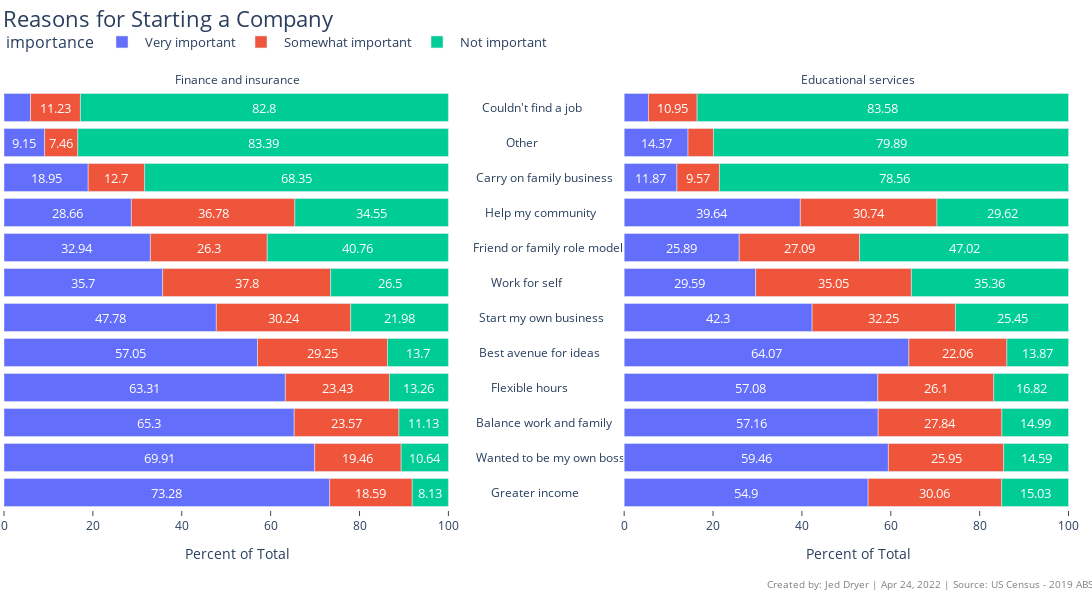

Source (notebook cell):
### Code cell
def clean_data_stacked_bar():
    """ This function prepares the data for the stacked bar chart. """

    # Filter the data so that only the required data is present.
    reason_owned = bus_own_df[
        (bus_own_df['qdesc_label'] == 'REASONOWN') &
        (~bus_own_df['industry'].str.contains('Total')) &
        (~bus_own_df['gender'].str.contains('All')) &
        (bus_own_df['ownchar_label'].str.contains(':'))]

    # Split the 'reason for owning' label into two distinct columns.
    reason_owned[['reason','importance']] = reason_owned.apply(
        lambda row: row['ownchar_label'
                       ].split(":"), axis = 1, result_type = 'expand'
    )
    
    # Calculate the total number of responses per reason.
    grouped_reason = reason_owned.groupby(
        by = ['industry','reason','importance'])[['ownpdemp']].agg(
        responses = ('ownpdemp', 'sum')
    )

    # Calculate the ratio of reasons that a business was owned.
    grouped_reason['ratio'] = (100 * (
        grouped_reason['responses'] / grouped_reason.groupby(
            level = [0,1])['responses'].transform('sum'))
    ).round(2)
    
    grouped_reason.reset_index(inplace = True)

    # Filter the data to include only the target industries.
    subset = grouped_reason[
        (grouped_reason['industry'].str.contains('inanc|ducati'))
    ]
    
    # Sort the data to prepare it for display.
    subset.sort_values(
        by = ['importance','ratio'], ascending = False, inplace = True
    )
    
    # Rename columns to prepare for display.
    subset.rename(columns = {'ratio': 'Percent of Total'}, inplace = True)

    # Modify the category names so that they will fit between charts.
    reasons = grouped_reason.reason.unique().tolist()
    longest_reason = len(max(reasons, key = len))
    new_reasons = {}
    for reason in reasons:
        old_reason = reason
        while len(reason) < longest_reason - 2:
            reason = " " + reason + " "
        if len(old_reason) < 10:
            reason = " " + reason
        new_reasons[old_reason] = reason
        
    subset['reason'] = subset['reason'].apply(lambda x: new_reasons[x])
    return subset

def stacked_bar():
    """ This function transforms the data and then builds a stacked bar plot. """
    
    stacked_bar_subset = clean_data_stacked_bar()
    fig = px.bar(stacked_bar_subset, x = 'Percent of Total', y = 'reason', color = 'importance',
                width = 1300, height = 600, orientation = 'h',
                hover_data = ['responses','Percent of Total'], text = 'Percent of Total', facet_col = 'industry',
                facet_col_spacing=0.14
            )
    
    fig.update_layout(
        title = 'Reasons for Starting a Company',
        yaxis_title = None,
        title_y = .98,
        title_x = 0.003,
        title_font_size = 22,
        xaxis_title = "Percent of Total", 
        uniformtext_minsize = 13,
        uniformtext_mode = 'hide', 
        paper_bgcolor = 'white', 
        plot_bgcolor = 'white',
        legend = dict(
            orientation = 'h',
            x=0,y=1.15,
            font = dict(size=13)
        )
    )

    fig.update_traces(textposition = 'inside', insidetextanchor = 'middle', textfont = {'color': 'white'})
    fig.update_yaxes(side = 'right')
    fig.update_xaxes(ticks = 'outside')
    fig.update_layout(margin={"r":0,"t":90,"l":0,"b": 90}, dragmode = False)

    fig.for_each_annotation(lambda a: a.update(text=a.text.split("=")[1]))

    fig.add_annotation(
            text = (f"Created by: Jed Dryer | {today} | Source: US Census - 2019 ABS"),
            showarrow=False,
            x = .70,
            y = -.19,
            xref='paper',
            yref='paper' ,
            xanchor='left',
            yanchor='bottom',
            xshift=-1,
            yshift=-3,
            font=dict(size=10, color="grey"),
            align="right",
            )
    fig.show()
    #fig.write_html('stacked_reasons.html')
    print("Jed's Stacked Bar Chart Successfully exported to HTML - Filename: 'stacked_reasons.html'")
stacked_bar()

### Figure 1 — Plotly figure (JSON) as saved in the notebook; plotly's stock layout.template omitted (floating-point values rounded to 4 significant figures)
{"data": [{"alignmentgroup": "True", "customdata": [[393835], [379524], [353279], [343219], [309141], [255919], [193267], [178341], [154036], [102342], [47727], [32011]], "hovertemplate": "importance= Very important<br>industry=Finance and insurance<br>Percent of Total=%{text}<br>reason=%{y}<br>responses=%{customdata[0]}<extra></extra>", "insidetextanchor": "middle", "legendgroup": " Very important", "marker": {"color": "#636efa", "pattern": {"shape": ""}}, "name": " Very important", "offsetgroup": " Very important", "orientation": "h", "showlegend": true, "text": [73.28, 69.91, 65.3, 63.31, 57.05, 47.78, 35.7, 32.94, 28.66, 18.95, 9.15, 5.97], "textfont": {"color": "white"}, "textposition": "inside", "type": "bar", "x": [73.28, 69.91, 65.3, 63.31, 57.05, 47.78, 35.7, 32.94, 28.66, 18.95, 9.15, 5.97], "xaxis": "x", "y": ["      Greater income      ", " Wanted to be my own boss ", " Balance work and family ", "      Flexible hours      ", "  Best avenue for ideas  ", "  Start my own business  ", "      Work for self      ", "Friend or family role model", "    Help my community    ", " Carry on family business ", "           Other          ", "   Couldn't find a job   "], "yaxis": "y"}, {"alignmentgroup": "True", "customdata": [[87416], [81306], [78264], [78062], [74791], [57594], [54014], [40333], [35325], [19221], [16192], [7453]], "hovertemplate": "importance= Very important<br>industry=Educational services<br>Percent of Total=%{text}<br>reason=%{y}<br>responses=%{customdata[0]}<extra></extra>", "insidetextanchor": "middle", "legendgroup": " Very important", "marker": {"color": "#636efa", "pattern": {"shape": ""}}, "name": " Very important", "offsetgroup": " Very important", "orientation": "h", "showlegend": false, "text": [64.07, 59.46, 57.16, 57.08, 54.9, 42.3, 39.64, 29.59, 25.89, 14.37, 11.87, 5.47], "textfont": {"color": "white"}, "textposition": "inside", "type": "bar", "x": [64.07, 59.46, 57.16, 57.08, 54.9, 42.3, 39.64, 29.59, 25.89, 14.37, 11.87, 5.47], "xaxis": "x2", "y": ["  Best avenue for ideas  ", " Wanted to be my own boss ", " Balance work and family ", "      Flexible hours      ", "      Greater income      ", "  Start my own business  ", "    Help my community    ", "      Work for self      ", "Friend or family role model", "           Other          ", " Carry on family business ", "   Couldn't find a job   "], "yaxis": "y2"}, {"alignmentgroup": "True", "customdata": [[204618], [197656], [161993], [158487], [142380], [127503], [127010], [105639], [99891], [68566], [60180], [38953]], "hovertemplate": "importance= Somewhat important<br>industry=Finance and insurance<br>Percent of Total=%{text}<br>reason=%{y}<br>responses=%{customdata[0]}<extra></extra>", "insidetextanchor": "middle", "legendgroup": " Somewhat important", "marker": {"color": "#EF553B", "pattern": {"shape": ""}}, "name": " Somewhat important", "offsetgroup": " Somewhat important", "orientation": "h", "showlegend": true, "text": [37.8, 36.78, 30.24, 29.25, 26.3, 23.57, 23.43, 19.46, 18.59, 12.7, 11.23, 7.46], "textfont": {"color": "white"}, "textposition": "inside", "type": "bar", "x": [37.8, 36.78, 30.24, 29.25, 26.3, 23.57, 23.43, 19.46, 18.59, 12.7, 11.23, 7.46], "xaxis": "x", "y": ["      Work for self      ", "    Help my community    ", "  Start my own business  ", "  Best avenue for ideas  ", "Friend or family role model", " Balance work and family ", "      Flexible hours      ", " Wanted to be my own boss ", "      Greater income      ", " Carry on family business ", "   Couldn't find a job   ", "           Other          "], "yaxis": "y"}, {"alignmentgroup": "True", "customdata": [[47782], [43912], [41892], [40956], [38121], [36960], [35697], [35478], [30107], [14915], [13057], [7670]], "hovertemplate": "importance= Somewhat important<br>industry=Educational services<br>Percent of Total=%{text}<br>reason=%{y}<br>responses=%{customdata[0]}<extra></extra>", "insidetextanchor": "middle", "legendgroup": " Somewhat important", "marker": {"color": "#EF553B", "pattern": {"shape": ""}}, "name": " Somewhat important", "offsetgroup": " Somewhat important", "orientation": "h", "showlegend": false, "text": [35.05, 32.25, 30.74, 30.06, 27.84, 27.09, 26.1, 25.95, 22.06, 10.95, 9.57, 5.74], "textfont": {"color": "white"}, "textposition": "inside", "type": "bar", "x": [35.05, 32.25, 30.74, 30.06, 27.84, 27.09, 26.1, 25.95, 22.06, 10.95, 9.57, 5.74], "xaxis": "x2", "y": ["      Work for self      ", "  Start my own business  ", "    Help my community    ", "      Greater income      ", " Balance work and family ", "Friend or family role model", "      Flexible hours      ", " Wanted to be my own boss ", "  Best avenue for ideas  ", "   Couldn't find a job   ", " Carry on family business ", "           Other          "], "yaxis": "y2"}, {"alignmentgroup": "True", "customdata": [[435167], [443838], [369140], [220683], [185687], [143483], [117725], [74221], [71858], [60218], [57743], [43704]], "hovertemplate": "importance= Not important<br>industry=Finance and insurance<br>Percent of Total=%{text}<br>reason=%{y}<br>responses=%{customdata[0]}<extra></extra>", "insidetextanchor": "middle", "legendgroup": " Not important", "marker": {"color": "#00cc96", "pattern": {"shape": ""}}, "name": " Not important", "offsetgroup": " Not important", "orientation": "h", "showlegend": true, "text": [83.39, 82.8, 68.35, 40.76, 34.55, 26.5, 21.98, 13.7, 13.26, 11.13, 10.64, 8.13], "textfont": {"color": "white"}, "textposition": "inside", "type": "bar", "x": [83.39, 82.8, 68.35, 40.76, 34.55, 26.5, 21.98, 13.7, 13.26, 11.13, 10.64, 8.13], "xaxis": "x", "y": ["           Other          ", "   Couldn't find a job   ", " Carry on family business ", "Friend or family role model", "    Help my community    ", "      Work for self      ", "  Start my own business  ", "  Best avenue for ideas  ", "      Flexible hours      ", " Balance work and family ", " Wanted to be my own boss ", "      Greater income      "], "yaxis": "y"}, {"alignmentgroup": "True", "customdata": [[113863], [106822], [107190], [64164], [48201], [40354], [34645], [23010], [20481], [20526], [19953], [18924]], "hovertemplate": "importance= Not important<br>industry=Educational services<br>Percent of Total=%{text}<br>reason=%{y}<br>responses=%{customdata[0]}<extra></extra>", "insidetextanchor": "middle", "legendgroup": " Not important", "marker": {"color": "#00cc96", "pattern": {"shape": ""}}, "name": " Not important", "offsetgroup": " Not important", "orientation": "h", "showlegend": false, "text": [83.58, 79.89, 78.56, 47.02, 35.36, 29.62, 25.45, 16.82, 15.03, 14.99, 14.59, 13.87], "textfont": {"color": "white"}, "textposition": "inside", "type": "bar", "x": [83.58, 79.89, 78.56, 47.02, 35.36, 29.62, 25.45, 16.82, 15.03, 14.99, 14.59, 13.87], "xaxis": "x2", "y": ["   Couldn't find a job   ", "           Other          ", " Carry on family business ", "Friend or family role model", "      Work for self      ", "    Help my community    ", "  Start my own business  ", "      Flexible hours      ", "      Greater income      ", " Balance work and family ", " Wanted to be my own boss ", "  Best avenue for ideas  "], "yaxis": "y2"}], "layout": {"annotations": [{"showarrow": false, "text": "Finance and insurance", "x": 0.215, "xanchor": "center", "xref": "paper", "y": 1, "yanchor": "bottom", "yref": "paper"}, {"showarrow": false, "text": "Educational services", "x": 0.785, "xanchor": "center", "xref": "paper", "y": 1, "yanchor": "bottom", "yref": "paper"}, {"align": "right", "font": {"color": "grey", "size": 10}, "showarrow": false, "text": "Created by: Jed Dryer | Apr 24, 2022 | Source: US Census - 2019 ABS", "x": 0.7, "xanchor": "left", "xref": "paper", "xshift": -1, "y": -0.19, "yanchor": "bottom", "yref": "paper", "yshift": -3}], "barmode": "relative", "dragmode": false, "height": 600, "legend": {"font": {"size": 13}, "orientation": "h", "title": {"text": "importance"}, "tracegroupgap": 0, "x": 0, "y": 1.15}, "margin": {"b": 90, "l": 0, "r": 0, "t": 90}, "paper_bgcolor": "white", "plot_bgcolor": "white", "title": {"font": {"size": 22}, "text": "Reasons for Starting a Company", "x": 0.003, "y": 0.98}, "uniformtext": {"minsize": 13, "mode": "hide"}, "width": 1300, "xaxis": {"anchor": "y", "autorange": true, "domain": [0, 0.43], "range": [0, 105.3], "ticks": "outside", "title": {"text": "Percent of Total"}, "type": "linear"}, "xaxis2": {"anchor": "y2", "autorange": true, "domain": [0.57, 1], "matches": "x", "range": [0, 105.3], "ticks": "outside", "title": {"text": "Percent of Total"}, "type": "linear"}, "yaxis": {"anchor": "x", "autorange": true, "domain": [0, 1], "range": [-0.5, 11.5], "side": "right", "title": {}, "type": "category"}, "yaxis2": {"anchor": "x2", "autorange": true, "domain": [0, 1], "matches": "y", "range": [-0.5, 11.5], "showticklabels": false, "side": "right", "type": "category"}}}
